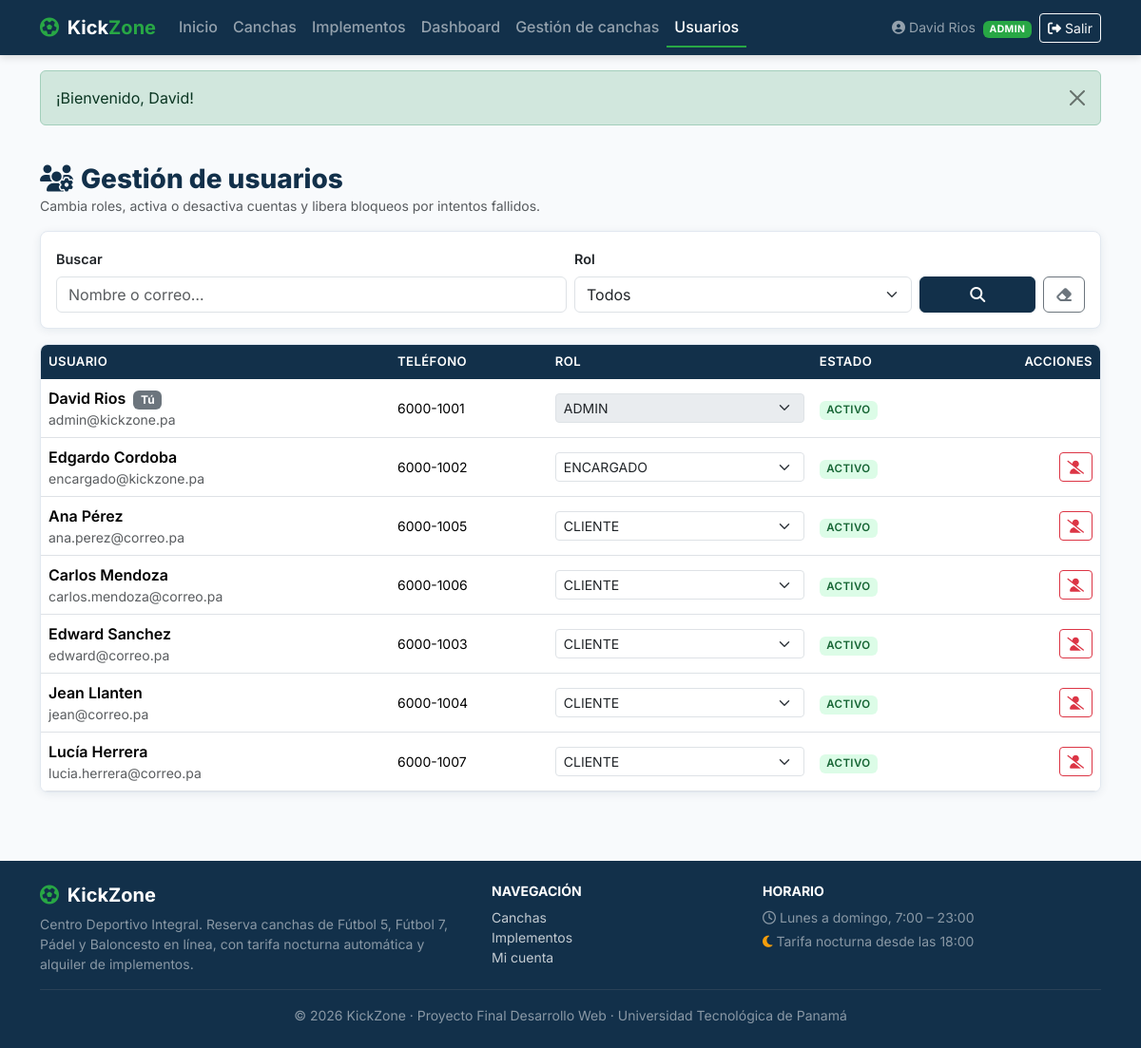
The app's page /admin/usuarios.php (signed in) with its own data.
### tables this page shows
CREATE TABLE roles (
    id_rol INT AUTO_INCREMENT PRIMARY KEY,
    nombre_rol VARCHAR(30) NOT NULL UNIQUE,
    descripcion VARCHAR(150) NOT NULL
);

CREATE TABLE usuarios (
    id_usuario INT AUTO_INCREMENT PRIMARY KEY,
    id_rol INT NOT NULL,
    nombre VARCHAR(80) NOT NULL,
    apellido VARCHAR(80) NOT NULL,
    correo VARCHAR(120) NOT NULL UNIQUE,
    telefono VARCHAR(20) NOT NULL,
    password_hash VARCHAR(255) NOT NULL,
    estado ENUM('ACTIVO', 'INACTIVO') NOT NULL DEFAULT 'ACTIVO',
    intentos_fallidos INT NOT NULL DEFAULT 0,
    bloqueado_hasta DATETIME NULL DEFAULT NULL,
    fecha_registro TIMESTAMP DEFAULT CURRENT_TIMESTAMP,
    CONSTRAINT fk_usuario_rol FOREIGN KEY (id_rol) REFERENCES roles(id_rol) ON UPDATE CASCADE,
    INDEX idx_usuario_correo (correo),
    INDEX idx_usuario_rol (id_rol)
);

### includes/seguridad.php (called while the page is built, shortened)
<?php
function e(mixed $valor): string
{
    return htmlspecialchars((string) $valor, ENT_QUOTES | ENT_SUBSTITUTE, 'UTF-8');
}
function obtener_flash(): array
{
    $mensajes = $_SESSION['flash'] ?? [];
    return $mensajes;
}
function url(string $ruta = ''): string
{
    return BASE_URL . ltrim($ruta, '/');
}
function usuario_actual(): ?array
{
    return $_SESSION['usuario'] ?? null;
}
function esta_autenticado(): bool
{
    return isset($_SESSION['usuario']['id']);
}
function tiene_rol(string ...$roles): bool
{
    return esta_autenticado() && in_array($_SESSION['usuario']['rol'], $roles, true);
}
function get_texto(string $campo): string
{
    $valor = $_GET[$campo] ?? '';
    return is_string($valor) ? trim($valor) : '';
}

### admin/usuarios.php (the view, shortened to what this page needs)
<?php
$pdo = db();
$idPropio = (int) $_SESSION['usuario']['id'];
$roles = $pdo->query('SELECT id_rol, nombre_rol FROM roles ORDER BY id_rol')->fetchAll(PDO::FETCH_KEY_PAIR);
$busqueda = mb_substr(get_texto('q'), 0, 60);
$parametros = [];
$sql = 'SELECT u.id_usuario, u.nombre, u.apellido, u.correo, u.telefono, u.estado, u.id_rol,
               u.fecha_registro, r.nombre_rol,
               (u.bloqueado_hasta IS NOT NULL AND u.bloqueado_hasta > NOW()) AS bloqueado
          FROM usuarios u
          JOIN roles r ON r.id_rol = u.id_rol';
$sql .= ' ORDER BY u.id_rol, u.nombre';
$stmt = $pdo->prepare($sql);
$stmt->execute($parametros);
$usuarios = $stmt->fetchAll();
$activo = 'usuarios';
require __DIR__ . '/../includes/header.php';
?>
<div class="container py-4">
    <h1 class="h3 kz-titulo-seccion mb-0"><i class="fa-solid fa-users-gear me-2"></i>Gestión de usuarios</h1>
    <p class="text-muted small">Cambia roles, activa o desactiva cuentas y libera bloqueos por intentos fallidos.</p>
    <form method="get" action="<?= e(url('admin/usuarios.php')) ?>" class="card kz-card p-3 mb-3">
        <div class="row g-2 align-items-end">
            <div class="col-md-6">
                <label for="q" class="form-label">Buscar</label>
                <input type="search" class="form-control" id="q" name="q" maxlength="60"
                       placeholder="Nombre o correo…" value="<?= e($busqueda) ?>">
            </div>
            <div class="col-md-4">
                <label for="rol" class="form-label">Rol</label>
                <select class="form-select" id="rol" name="rol" data-autosubmit>
                    <option value="">Todos</option>
                </select>
            </div>
            <div class="col-md-2 d-flex gap-2">
                <button type="submit" class="btn btn-kz-azul flex-grow-1"><i class="fa-solid fa-magnifying-glass"></i></button>
                <a href="<?= e(url('admin/usuarios.php')) ?>" class="btn btn-outline-secondary" title="Limpiar"><i class="fa-solid fa-eraser"></i></a>
            </div>
        </div>
    </form>
    <div class="table-responsive card kz-card">
        <table class="table table-hover kz-tabla mb-0">
            <thead>
            <tr><th>Usuario</th><th>Teléfono</th><th>Rol</th><th>Estado</th><th class="text-end">Acciones</th></tr>
            </thead>
            <tbody>
            <?php foreach ($usuarios as $u): ?>
                <?php $esPropio = (int) $u['id_usuario'] === $idPropio; ?>
                <tr>
                    <td>
                        <div class="fw-semibold">
                            <?= e($u['nombre'] . ' ' . $u['apellido']) ?>
                            <?php if ($esPropio): ?><span class="badge text-bg-secondary ms-1">Tú</span><?php endif; ?>
                        </div>
                        <div class="small text-muted"><?= e($u['correo']) ?></div>
                    </td>
                    <td class="small"><?= e($u['telefono']) ?></td>
                    <td>
                        <form method="post" action="<?= e(url('admin/usuarios.php')) ?>" class="m-0">
                            <select name="id_rol" class="form-select form-select-sm" data-autosubmit <?= $esPropio ? 'disabled' : '' ?>
                                    aria-label="Rol de <?= e($u['nombre']) ?>">
                                <?php foreach ($roles as $idR => $nombreR): ?>
                                    <option value="<?= (int) $idR ?>" <?= (int) $u['id_rol'] === (int) $idR ? 'selected' : '' ?>><?= e($nombreR) ?></option>
                                <?php endforeach; ?>
                            </select>
                        </form>
                    </td>
                    <td><span class="badge kz-estado kz-estado-<?= e($u['estado']) ?>"><?= e($u['estado']) ?></span></td>
                    <td class="text-end text-nowrap">
                        <?php if (!$esPropio): ?>
                            <?php $nuevo = $u['estado'] === 'ACTIVO' ? 'INACTIVO' : 'ACTIVO'; ?>
                            <form method="post" action="<?= e(url('admin/usuarios.php')) ?>" class="d-inline"
                                  data-confirmar="¿Cambiar el estado de <?= e($u['nombre']) ?> a <?= e($nuevo) ?>?">
                                <button class="btn btn-sm <?= $nuevo === 'INACTIVO' ? 'btn-outline-danger' : 'btn-outline-success' ?>"
                                        title="<?= $nuevo === 'INACTIVO' ? 'Desactivar' : 'Activar' ?>">
                                    <i class="fa-solid <?= $nuevo === 'INACTIVO' ? 'fa-user-slash' : 'fa-user-check' ?>"></i>
                                </button>
                            </form>
                        <?php endif; ?>
                    </td>
                </tr>
            <?php endforeach; ?>
            </tbody>
        </table>
    </div>
</div>
<?php require __DIR__ . '/../includes/footer.php'; ?>

### includes/header.php (shortened to what this page needs)
<?php
$activo = $activo ?? '';
$u = usuario_actual();
$claseActivo = static fn(string $clave): string => $activo === $clave ? ' active' : '';
?>
<!DOCTYPE html>
<html lang="es">
<head>
    <link href="https://cdn.jsdelivr.net/npm/bootstrap@5.3.3/dist/css/bootstrap.min.css" rel="stylesheet"
>
    <link href="https://cdnjs.cloudflare.com/ajax/libs/font-awesome/6.5.2/css/all.min.css" rel="stylesheet"
>
    <link href="<?= e(url('assets/css/estilos.css')) ?>" rel="stylesheet">
</head>
<body class="d-flex flex-column min-vh-100">
<nav class="navbar navbar-expand-lg navbar-dark kz-navbar sticky-top">
    <div class="container">
        <a class="navbar-brand fw-bold" href="<?= e(url('index.php')) ?>">
            <i class="fa-solid fa-futbol me-1 text-kz-verde"></i> Kick<span class="text-kz-verde">Zone</span>
        </a>
        <div class="collapse navbar-collapse" id="menuPrincipal">
            <ul class="navbar-nav me-auto mb-2 mb-lg-0">
                <li class="nav-item"><a class="nav-link<?= $claseActivo('inicio') ?>" href="<?= e(url('index.php')) ?>">Inicio</a></li>
                <li class="nav-item"><a class="nav-link<?= $claseActivo('canchas') ?>" href="<?= e(url('index.php#canchas')) ?>">Canchas</a></li>
                <li class="nav-item"><a class="nav-link<?= $claseActivo('implementos') ?>" href="<?= e(url('index.php#implementos')) ?>">Implementos</a></li>
                <?php if (tiene_rol(ROL_ADMIN)): ?>
                    <li class="nav-item"><a class="nav-link<?= $claseActivo('dashboard') ?>" href="<?= e(url('admin/dashboard.php')) ?>">Dashboard</a></li>
                    <li class="nav-item"><a class="nav-link<?= $claseActivo('admin_canchas') ?>" href="<?= e(url('admin/canchas.php')) ?>">Gestión de canchas</a></li>
                    <li class="nav-item"><a class="nav-link<?= $claseActivo('usuarios') ?>" href="<?= e(url('admin/usuarios.php')) ?>">Usuarios</a></li>
                <?php elseif (tiene_rol(ROL_ENCARGADO)): ?>
                    <li class="nav-item"><a class="nav-link<?= $claseActivo('agenda') ?>" href="<?= e(url('encargado/dashboard.php')) ?>">Agenda del día</a></li>
                <?php elseif (tiene_rol(ROL_CLIENTE)): ?>
                    <li class="nav-item"><a class="nav-link<?= $claseActivo('mis_reservas') ?>" href="<?= e(url('cliente/panel.php')) ?>">Mis reservas</a></li>
                <?php endif; ?>
            </ul>
            <?php if ($u): ?>
                <div class="d-flex align-items-center gap-2">
                    <span class="navbar-text small">
                        <i class="fa-solid fa-circle-user me-1"></i><?= e($u['nombre']) ?>
                        <span class="badge kz-badge-rol ms-1"><?= e($u['rol']) ?></span>
                    </span>
                    <form action="<?= e(url('logout.php')) ?>" method="post" class="m-0">
                        <button type="submit" class="btn btn-sm btn-outline-light">
                            <i class="fa-solid fa-right-from-bracket me-1"></i>Salir
                        </button>
                    </form>
                </div>
            <?php endif; ?>
        </div>
    </div>
</nav>
<main class="flex-grow-1">
    <?php $mensajes = obtener_flash(); ?>
    <?php if ($mensajes): ?>
        <div class="container mt-3">
            <?php foreach ($mensajes as $m): ?>
                <div class="alert alert-<?= e($m['tipo']) ?> alert-dismissible fade show" role="alert">
                    <?= e($m['mensaje']) ?>
                    <button type="button" class="btn-close" data-bs-dismiss="alert" aria-label="Cerrar"></button>
                </div>
            <?php endforeach; ?>
        </div>
    <?php endif; ?>

### assets/css/estilos.css (style rules this page uses)
:root { --kz-azul: #12304A; --kz-azul-claro: #1C4A70; --kz-verde: #28A745; --kz-verde-oscuro: #1E8237; --kz-fondo: #F8FAFC; --kz-ambar: #F59E0B; --kz-texto: #1F2937; --kz-gris: #64748B; --kz-borde: #E2E8F0; --kz-radio: 8px; --kz-sombra: 0 2px 10px rgba(18, 48, 74, .08); --kz-sombra-hover: 0 8px 24px rgba(18, 48, 74, .16); }
body { font-family: 'Inter', 'Segoe UI', system-ui, -apple-system, sans-serif; background-color: var(--kz-fondo); color: var(--kz-texto); }
.text-kz-verde { color: var(--kz-verde) !important; }
.btn-kz-azul { background-color: var(--kz-azul); border-color: var(--kz-azul); color: #fff; font-weight: 600; }
.kz-navbar { background-color: var(--kz-azul); box-shadow: 0 2px 8px rgba(0, 0, 0, .15); }
.kz-navbar .nav-link { font-weight: 500; }
.kz-navbar .nav-link.active { color: #fff; border-bottom: 2px solid var(--kz-verde); }
.kz-badge-rol { background-color: var(--kz-verde); font-size: .65rem; letter-spacing: .04em; }
.kz-card { border: 1px solid var(--kz-borde); border-radius: var(--kz-radio); box-shadow: var(--kz-sombra); background: #fff; transition: transform .15s ease, box-shadow .15s ease; }
.kz-estado { font-size: .72rem; font-weight: 600; letter-spacing: .03em; }
.kz-estado-DISPONIBLE, .kz-estado-ACTIVO, .kz-estado-CONFIRMADA, .kz-estado-VERIFICADO { background-color: #DCFCE7; color: #166534; }
.kz-titulo-seccion { font-weight: 800; color: var(--kz-azul); }
.kz-tabla thead th { background-color: var(--kz-azul); color: #fff; font-weight: 600; font-size: .82rem; text-transform: uppercase; letter-spacing: .03em; border: 0; }
.kz-tabla td { vertical-align: middle; }
.form-label { font-weight: 600; font-size: .9rem; }

### records on screen
roles: nombre_rol "ADMIN"
usuarios: nombre+apellido "David Rios", shows "Tú", correo "admin@kickzone.pa", telefono "6000-1001", id_rol "ADMIN", estado "ACTIVO"
usuarios: nombre+apellido "Edgardo Cordoba", correo "encargado@kickzone.pa", telefono "6000-1002", id_rol "ENCARGADO", estado "ACTIVO"
usuarios: nombre+apellido "Ana Pérez", correo "ana.perez@correo.pa", telefono "6000-1005", id_rol "CLIENTE", estado "ACTIVO"
usuarios: nombre+apellido "Carlos Mendoza", correo "carlos.mendoza@correo.pa", telefono "6000-1006", id_rol "CLIENTE", estado "ACTIVO"
usuarios: nombre+apellido "Edward Sanchez", correo "edward@correo.pa", telefono "6000-1003", id_rol "CLIENTE", estado "ACTIVO"
usuarios: nombre+apellido "Jean Llanten", correo "jean@correo.pa", telefono "6000-1004", id_rol "CLIENTE", estado "ACTIVO"
usuarios: nombre+apellido "Lucía Herrera", correo "lucia.herrera@correo.pa", telefono "6000-1007", id_rol "CLIENTE", estado "ACTIVO"

### other values on screen
$u['nombre'] "David Rios"
$m['mensaje'] "¡Bienvenido, David!"
